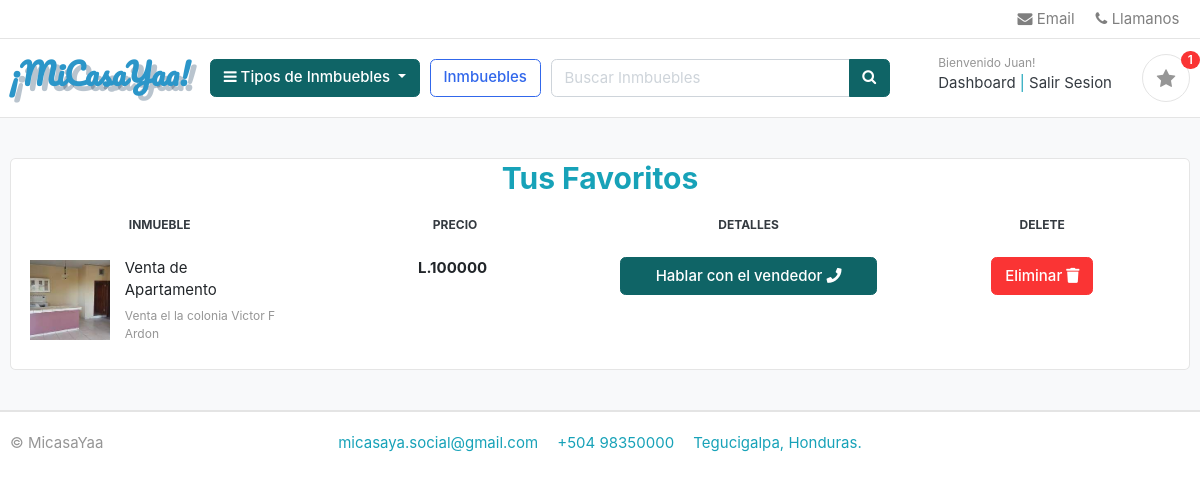
The app's page /favorite/ (signed in), older data.
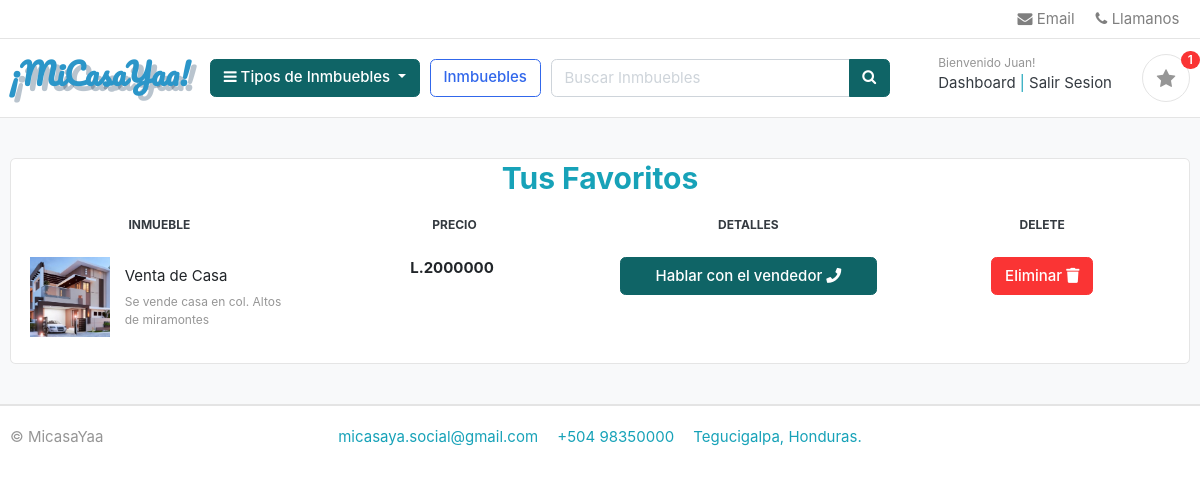
The same page, newer data.
### favorites/models.py (models this page shows, shortened)
class FavoriteItem(models.Model):
    user = models.ForeignKey(Account, on_delete=models.CASCADE, null=True)
    product = models.ForeignKey(Product, on_delete=models.CASCADE)
    favorite = models.ForeignKey(Favorite, on_delete=models.CASCADE, null=True)
    quantity = models.IntegerField()
    is_active = models.BooleanField(default=True)
    def sub_total(self):
        return self.product.price

### store/models.py (models this page shows, shortened)
class Product(models.Model):
    product_name = models.CharField(max_length=200, unique=True)
    slug = models.CharField(max_length=200, unique=True)
    descripton = models.TextField(max_length=500, blank=True)
    price = models.IntegerField()
    images = models.ImageField(upload_to = 'photos/products')
    stock = models.IntegerField()
    is_available = models.BooleanField(default = True)
    category = models.ForeignKey(Category, on_delete=models.CASCADE)
    created_date = models.DateTimeField(auto_now_add=True)
    modified_date = models.DateTimeField(auto_now=True)
    def get_url(self):
        return reverse('product_detail', args=[self.category.slug, self.slug])

### favorites/views.py (the view)
# urls.py: path('', views.favorite, name='favorite'),
def favorite(request, total=0, quantity=0, favorite_items=None):
    try:
        if request.user.is_authenticated:
            favorite_items = FavoriteItem.objects.filter(user=request.user, is_active=True)
        else:
            favorite = Favorite.objects.get(favorite_id=_favorite_id(request))
            favorite_items = FavoriteItem.objects.filter(favorite=favorite, is_active=True)
        for favorite_item in favorite_items:
            total += (favorite_item.product.price * favorite_item.quantity)
            quantity += favorite_item.quantity
    except ObjectDoesNotExist:
        pass #ignora
    context = {
        'total': total,
        'quantity': quantity,
        'favorite_items': favorite_items
    }
    return render(request, 'store/favorite.html', context)

### category/context_processors.py (called while the page is built)
def menu_links(request):
    links = Category.objects.all()
    return dict(links=links)

### category/models.py (called while the page is built)
    def get_url(self):
        return reverse('products_by_category', args=[self.slug])

### favorites/context_processors.py (called while the page is built)
def counter(request):
    favorite_count = 0
    try:
        favorite = Favorite.objects.filter(favorite_id=_favorite_id(request))
        if request.user.is_authenticated:
            favorite_items = FavoriteItem.objects.all().filter(user=request.user)
        else:
            favorite_items = FavoriteItem.objects.all().filter(favorite=favorite[:1])
        for favorite_item in favorite_items:
            favorite_count += favorite_item.quantity
    except Favorite.DoesNotExist:
        favorite_count = 0
    return dict(favorite_count=favorite_count)

### favorites/views.py (called while the page is built)
def _favorite_id(request):
    favorite = request.session.session_key
    if not favorite:
        favorite = request.session.create()
    return favorite

### templates/store/favorite.html
{% extends 'base.html' %}
{% load static %}
{% block content %}
<section class="section-content padding-y bg">
    <div class="container">
    {% if not favorite_items %}
      <h2 class="text-center">No tienes Favoritos</h2>
      <br>
      <div class="text-center">
        <a href="{% url 'store' %}" class="btn btn-primary">Ver Inmuebles</a>
      </div>
    {%  else %}
    <div class="row">
        <aside class="col-lg-12">
    <div class="card">
    <h2 class="text-center">Tus Favoritos</h2>
    <table class="table table-borderless table-shopping-cart">
    <thead class="text-center">
    <tr class="small text-uppercase">
      <th scope="col" width="300">Inmueble</th>
      <th scope="col" width="300">Precio</th>
      <th scope="col" width="300">Detalles</th>
      <th scope="col" width="300">Delete</th>
    </tr>
    </thead>
    <tbody>
    {% for favorite_item in favorite_items %}
    <tr>
        <td>
            <figure class="itemside align-items-center">
                <div class="aside"><img src="{{ favorite_item.product.images.url }}" class="img-sm"></div>
                <figcaption class="info">
                    <a href="{{ favorite_item.product.get_url }}" class="title text-dark">{{ favorite_item.product.product_name }}</a>
                    <p class="text-muted small">{{ favorite_item.product.descripton }} </p>
                </figcaption>
            </figure>
        </td>
        <td>
            <div class="text-center">
                <var class="price">L.{{ favorite_item.sub_total }}</var>
            </div>
        </td>
        <td>
          <div class="text-center">
              <a href="{% url 'communicate' %}" class="btn btn-primary btn-block"> Hablar con el vendedor <i class="fas fa-phone"></i></a>
          </div>
        </td>
        <td>
          <div class="text-center">
                <a href="{% url 'remove_favorite_item' favorite_item.product.id %}" class="btn btn-danger"> Eliminar <i class="fas fa-trash"></i></a>
          </div>
        </td>
    </tr>
    {% endfor %}
    </tbody>
    </table>
    </div>
    </div>
    {%  endif %}
    </div>
    </section>
{% endblock %}

Row changes from the older to the newer data that the page shows:
removed FavoriteItem: product.images (picture), product.product_name "Venta de Apartamento", product.descripton "Venta el la colonia Victor F Ardon", sub_total "100000"
added FavoriteItem: product.images (picture), product.product_name "Venta de Casa", product.descripton "Se vende casa en col. Altos de miramontes", sub_total "2000000"
